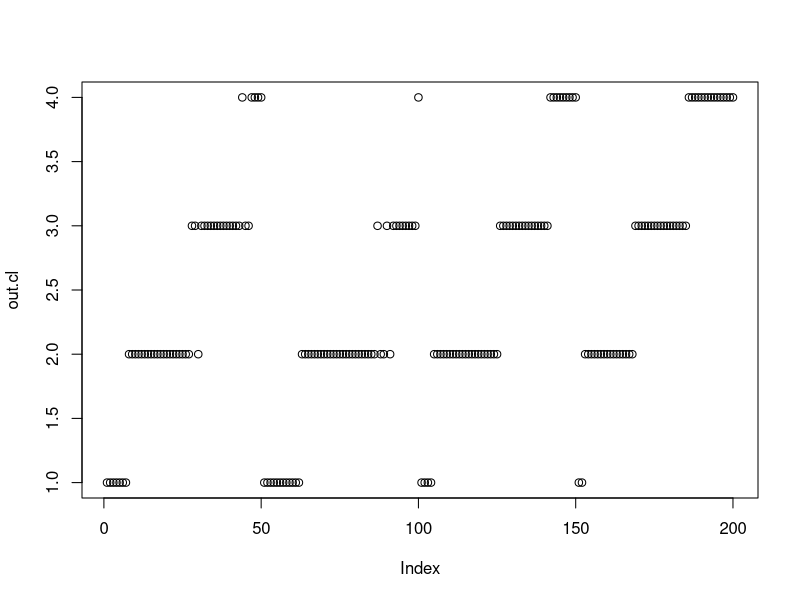
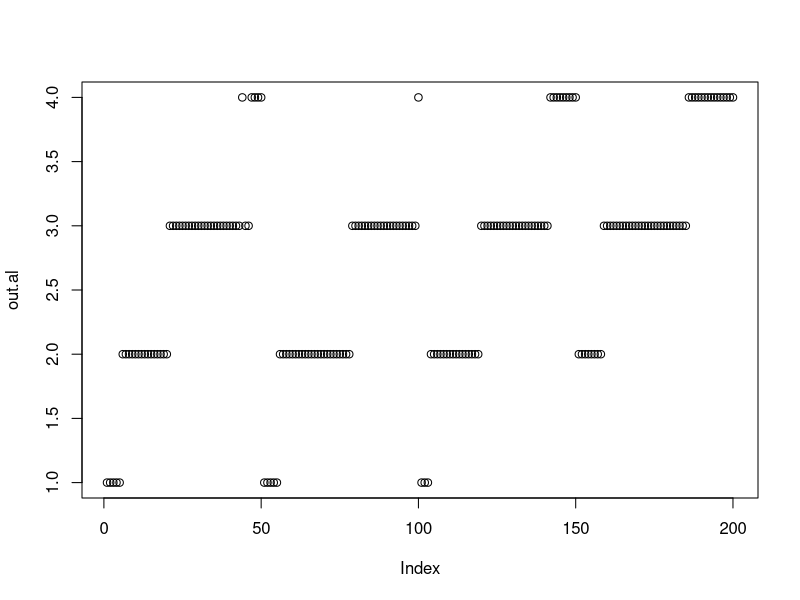
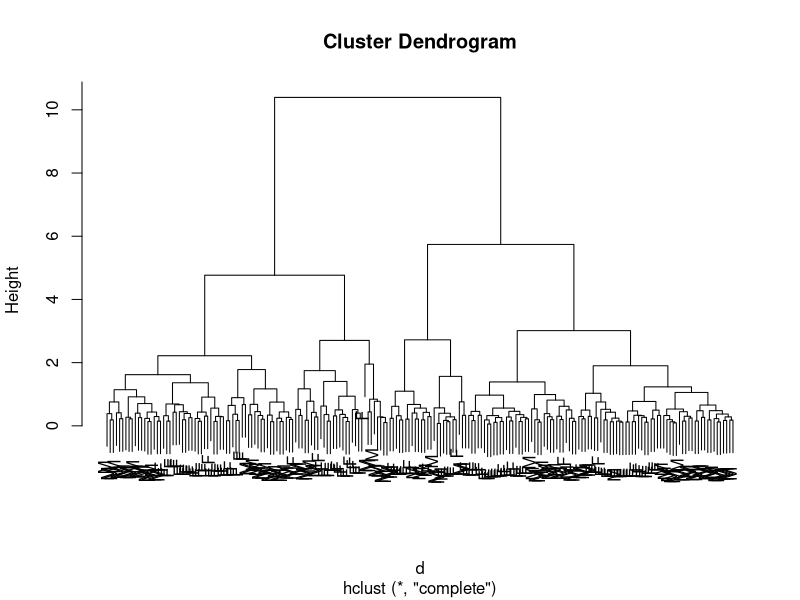
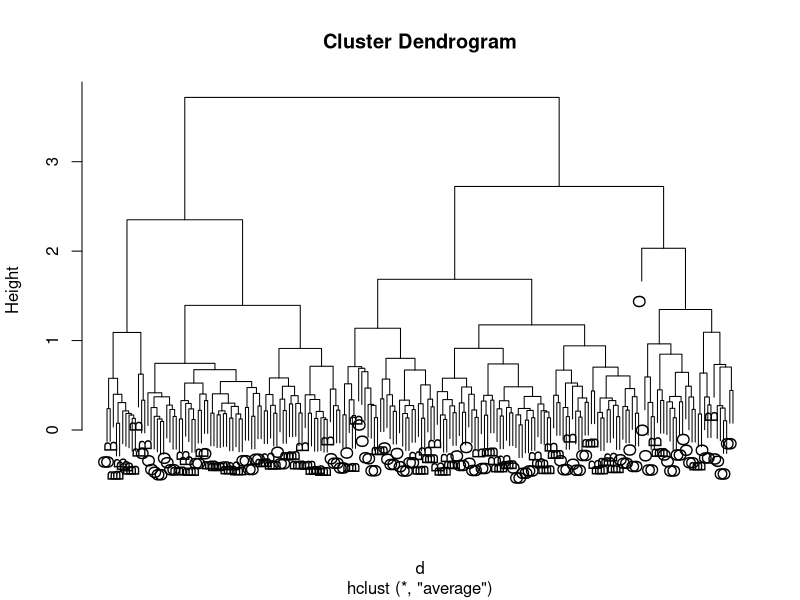
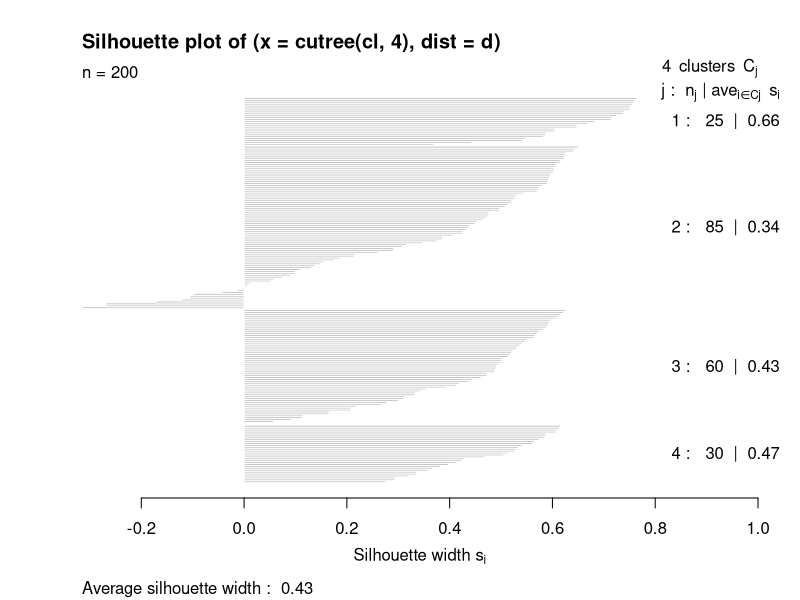
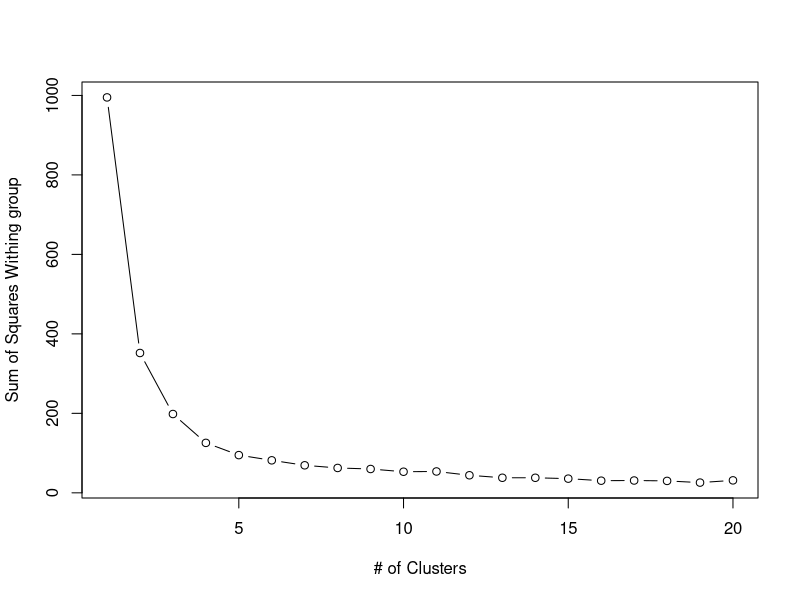
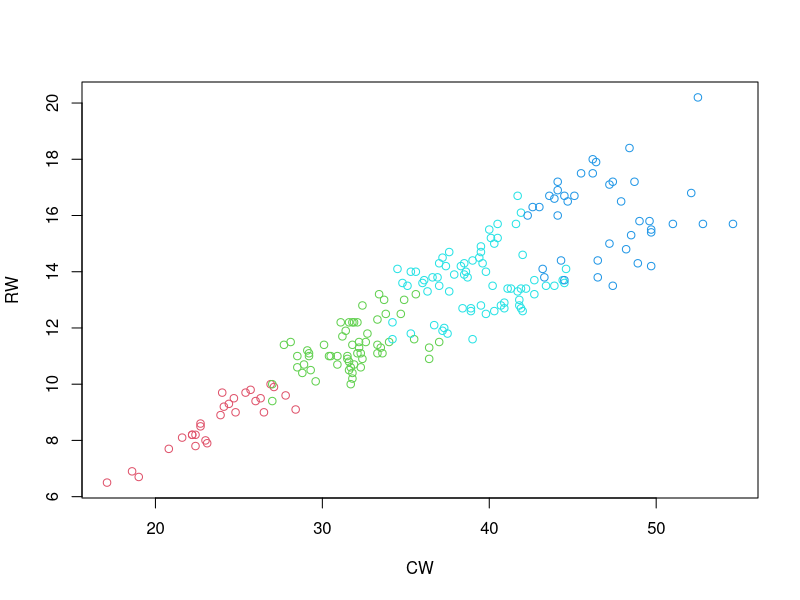
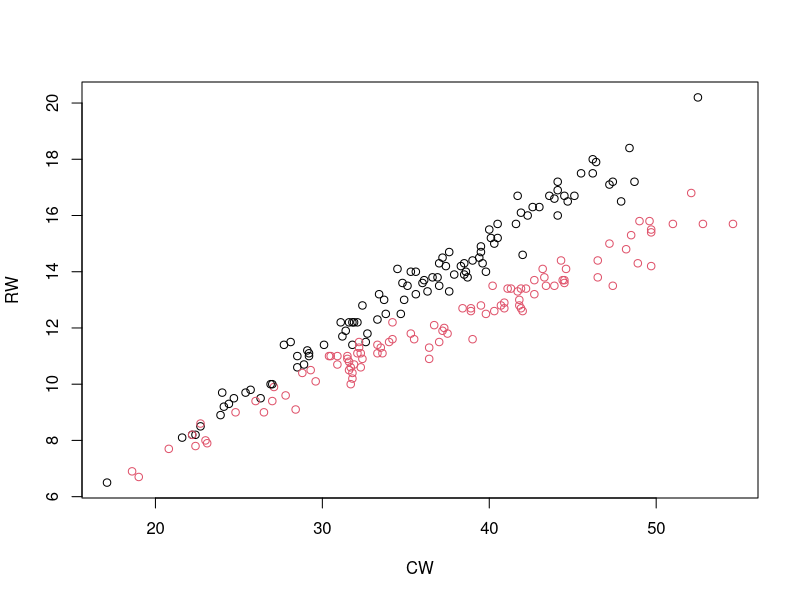

Recreate these plots in R, in order. (Note: this script raises an error after producing the figures.)
data(crabs, package = "MASS")

attach(crabs)

#Normalization
n = crabs[,4:8]
m = apply(n,2, mean)
s = apply(n,2,sd)
n = scale(n,m,s)

#Calculate Euclidean Distance
d = dist(n)
#Cluster Complete Linkage
cl = hclust(d, method = "complete") 
#Cluster Average Linkage
al = hclust(d, method = "average")
out.cl = cutree(cl, 4)
out.al = cutree(al, 4)
plot(out.cl)
plot(out.al)
#Compare Complete vs. Average
table(out.cl, out.al)

plot(cl, labels = crabs$sex)
plot(al, labels = crabs$sp)

aggregate(n, list(out.cl), mean)
aggregate(n, list(out.al), mean)

library(cluster)
plot(silhouette(cutree(cl, 4), d))

#Determine number of clusters
wss = (nrow(n) - 1) * sum(apply(n,2,var))
for(i in 2:20) wss[i] = sum(kmeans(n, centers = i)$withinss)
plot(1:20, wss, type = "b", xlab = "# of Clusters", ylab = "Sum of Squares Withing group")

clus = kmeans(n,centers = 4)

clus

plot(RW~CW, crabs, col = clus$cluster + 1)
plot(RW~CW, crabs, col = crabs$sex)
qplot(CW, RW, data = crabs, color = sex)
qplot(CW, RW, data = crabs, color = sp)
